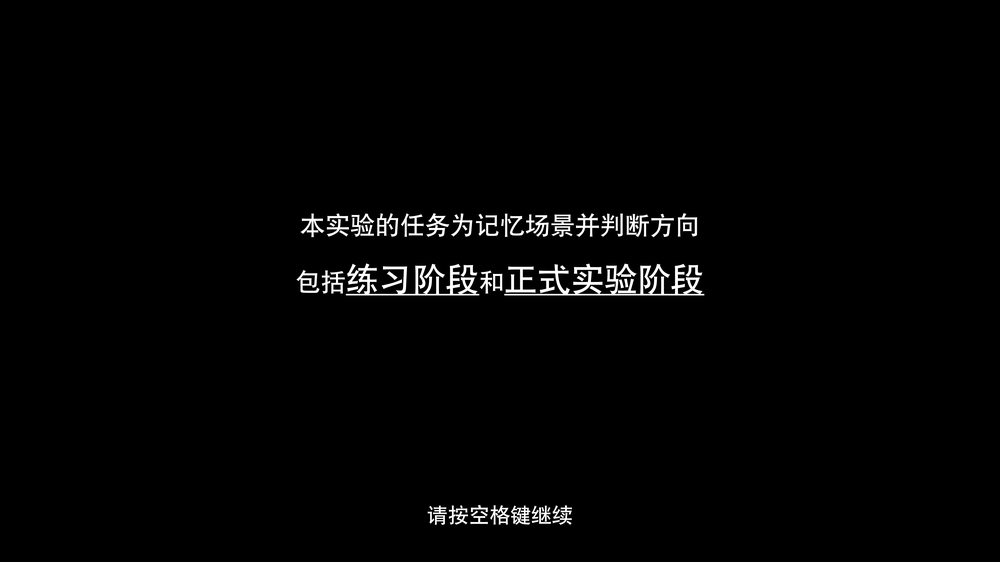
%> input picture PanoCross/instructions/Start.png, 1000 x 562 px, shrunk from 5120 x 2880 before the run
$ octave InstructionPreparation.m   (GNU Octave 9; MATLAB toolbox functions it lacks are replaced by stand-ins)
%> lines starting %> are read from the running program, lines starting %| are printed output that depends on the picture
% Instructions Preparation

clear all
clc;

CodePath = pwd;
cd /Users/Shared/D/1PKU北大_______/LiLab/PanoExp_v2/instructions

% Instruction Images Location
Instruction.Start = imread('Start.PNG');
%> Instruction.Start is the input picture: size 562x1000x3 uint8; min 0, max 255, mean 3.9
Instruction.Prac = imread('Prac.PNG');
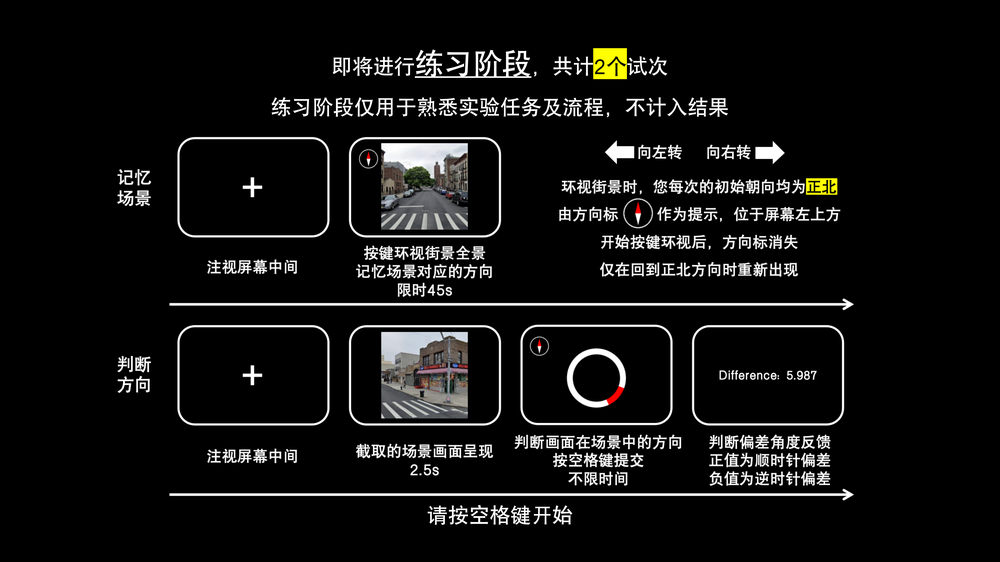
%> input picture PanoCross/instructions/Prac.png, 1000 x 562 px, shrunk from 5120 x 2880 before the run
%> Instruction.Prac is the input picture: size 562x1000x3 uint8; mean R, G, B 18.5, 18.4, 17.8
Instruction.Test = imread('Test.PNG');
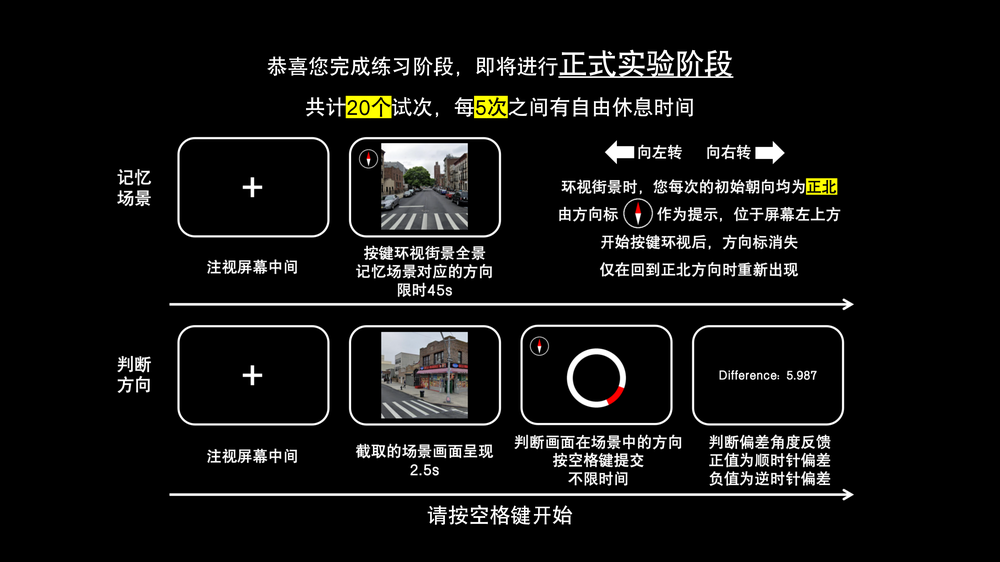
%> input picture PanoCross/instructions/Test.png, 1000 x 562 px, shrunk from 5120 x 2880 before the run
%> Instruction.Test is the input picture: size 562x1000x3 uint8; mean R, G, B 19, 18.9, 18
Instruction.Rest = imread('Rest.PNG');
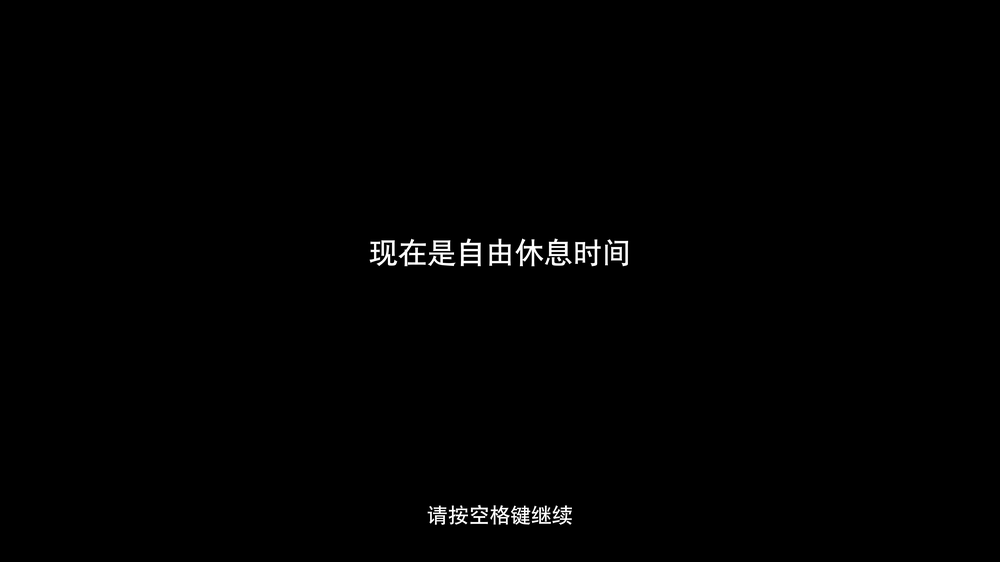
%> input picture PanoCross/instructions/Rest.png, 1000 x 562 px, shrunk from 5120 x 2880 before the run
%> Instruction.Rest is the input picture: size 562x1000x3 uint8; min 0, max 255, mean 1.6
Instruction.End = imread('End.PNG');
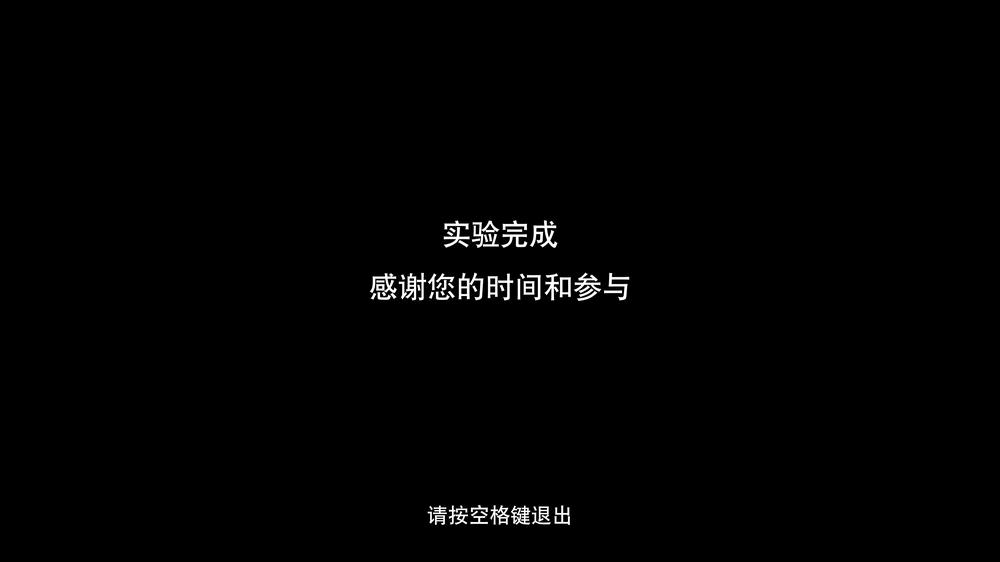
%> input picture PanoCross/instructions/End.png, 1000 x 562 px, shrunk from 5120 x 2880 before the run
%> Instruction.End is the input picture: size 562x1000x3 uint8; min 0, max 255, mean 2.1

% Save mat
save(fullfile(CodePath, 'Instructions.mat'),'Instruction');
